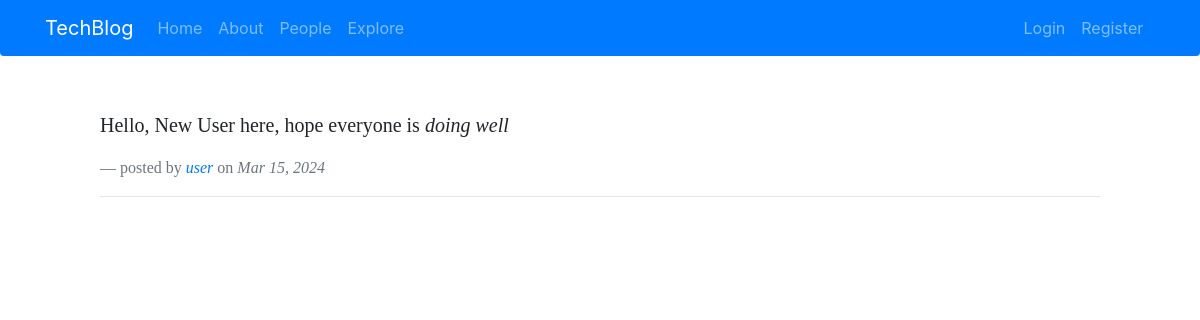
/post/1, run on the app's committed database.
### blog/models.py (models this page shows, shortened)
class Post(models.Model):
    content = models.TextField()
    author = models.ForeignKey(User, on_delete=models.CASCADE)
    date_posted = models.DateTimeField(default=timezone.now)
    likes = models.ManyToManyField(User, related_name='post_like')

### blog/views.py (the view)
# urls.py: path('post/<int:pk>', views.PostDetailView.as_view(), name='Post'),
class PostDetailView(DetailView):
    model = Post
    template_name = 'blog/postDetail.html'

### blog/templatetags/markdown_extras.py (called while the page is built)
@register.filter()
@stringfilter
def markdown(value):
    return md.markdown(value, extensions=['markdown.extensions.fenced_code'])

### templates/blog/postDetail.html (shortened to what this page needs)
{% extends 'base2.html' %}
{% block content %}
  {% load markdown_extras %}
    <br>
    <blockquote class="blockquote">
        <p class="mb-0">{{ object.content | markdown | safe }}</p>
        <footer class="blockquote-footer">posted by <cite title="{{ object.author }}"><a href="{% url 'NamedProfile' blog.author.id %}">{{ object.author }}</a></cite> on <cite title="{{ object.date_posted }}">{{ object.date_posted|date:"M j, o" }}</cite></footer>
    </blockquote>
    <hr style="margin-bottom: 20px">
{% endblock %}

### data on the page
Post: content "Hello, New User here, hope everyone is doing well", author "user", date_posted "Mar 15, 2024"
